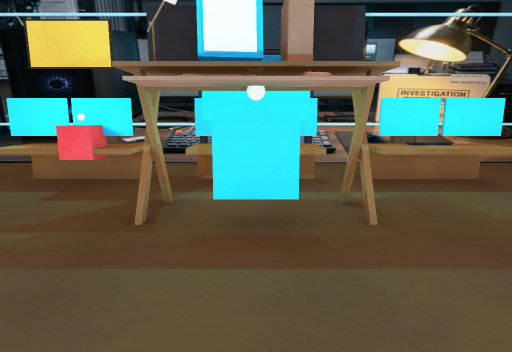
View 1 (above)

12 first-person views from a walk through a 3-D level made in the Unity game engine. The camera is 1.3 m above the floor, tilts 10° down and sees 75° across. The floor is counted in squares, 1 m on a side. Each view is taken from the middle of a square. On the plan, view 1 faces up. The plan holds only what a view shows up to about 14 squares ahead; the rest is blank. The place goes on beyond the plan. The player is left out. Some surface patterns are stand-ins.

View 2
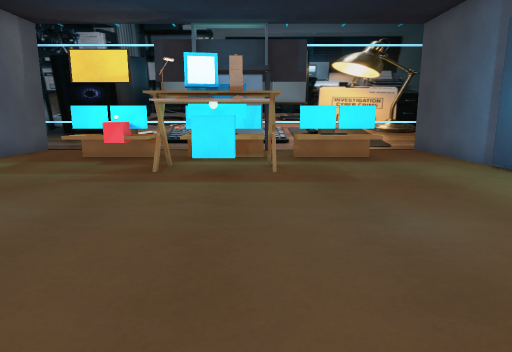

View 3
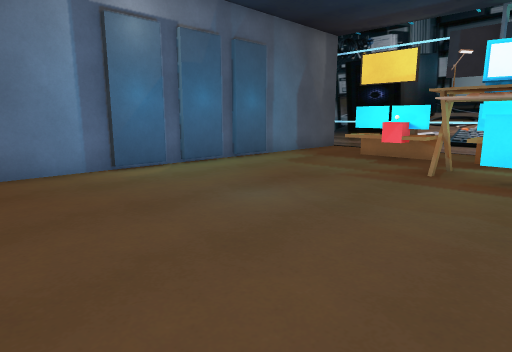

View 4
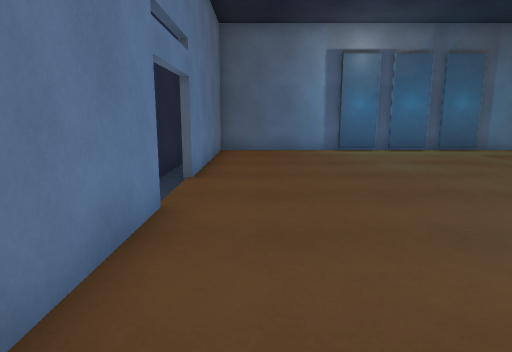

View 5
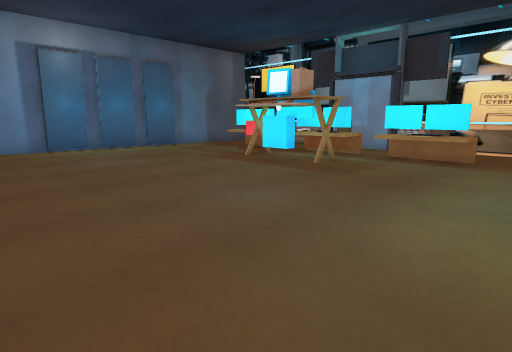

View 6
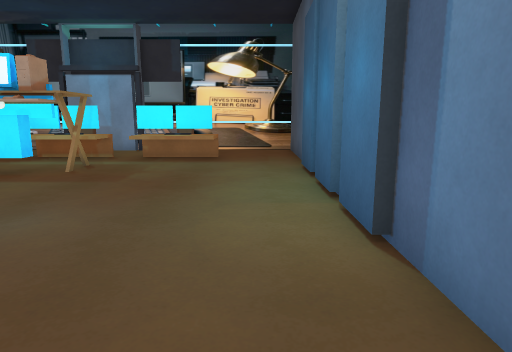

View 7
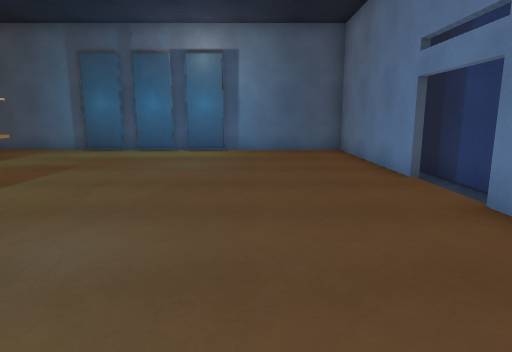

View 8
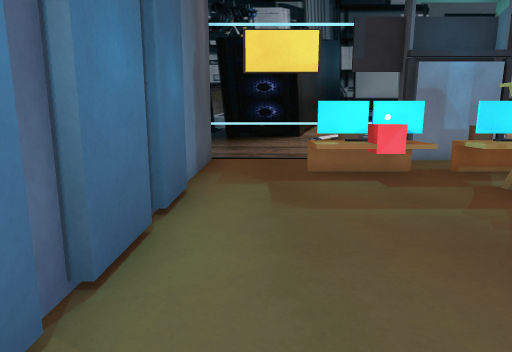

View 9
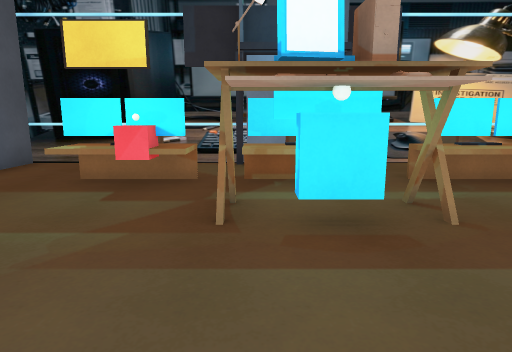

View 10
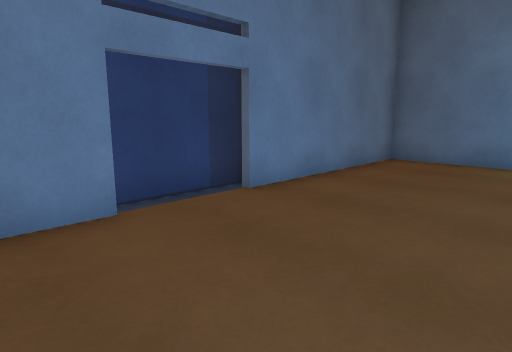

View 11
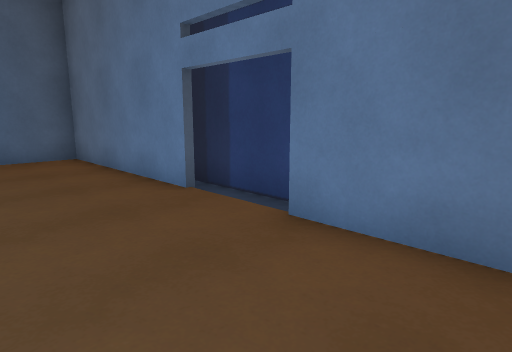

View 12
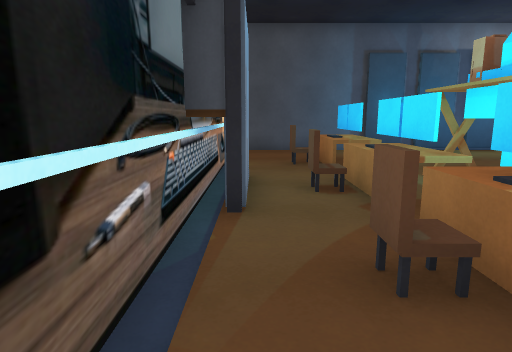

### Floor plan
Points are (right, up) in squares from view 1. A wall is a line through its corners. A room is listed if a view was taken in it or the views show most of it. See-through windows are left out.
Room 1 (views 1, 2, 3, 4, 5, 6, 7, 8, 9, 10, 11, 12)
walls: (0.9, 4.7) (-0.6, 4.7); (-0.1, 4.9) (0.8, 4.9); (1.5, 5.1) (1.5, 4.4); (-7.2, 2.8) (-7.2, 1.2); (7.2, 1.2) (7.2, 2.8); (-7.2, 0.8) (-7.2, -0.8); (7.2, 3.2) (7.2, 4.8); (1.6, 9.2) (-1.5, 9.2) (-1.5, 10); (-7.4, 1.4) (-7.4, 0.8); (7.4, 2.8) (7.4, 3.4); (1.1, -5.4) (7.4, -5.4) (7.4, -0.6); (-7.4, 3.4) (-7.4, 2.8); (7.4, 0.6) (7.4, 1.4); (-7.2, 4.8) (-7.2, 3.2); (7.2, -0.8) (7.2, 0.8); (-7.4, -0.6) (-7.4, -5.4) (-1.1, -5.4); (7.4, 4.6) (7.4, 9.5); (-3, -6.3) (2.6, -6.3); (-7.4, 9.5) (-7.4, 4.8); (7.8, 9.9) (-7.8, 9.9)
objects: other object (-5, 6) to (-3, 8); other object (-3, 6); other object (-1, 4); other object (-1, 5); other object (-1, 6) to (1, 8); other object (0, 4); other object (1, 4); other object (2, 6) to (4, 8)

Positions as (right, up) in squares from view 1, and headings:
1: (0, 0), facing up
2: (1, -4), facing up
3: (1, -4), facing up-left
4: (6, -4), facing left
5: (7, -4), facing up-left
6: (6, -4), facing up
7: (-6, -2), facing right
8: (-6, -1), facing up
9: (-1, 0), facing up
10: (3, -1), facing down-left
11: (-4, -2), facing down-right
12: (-6, 9), facing right
